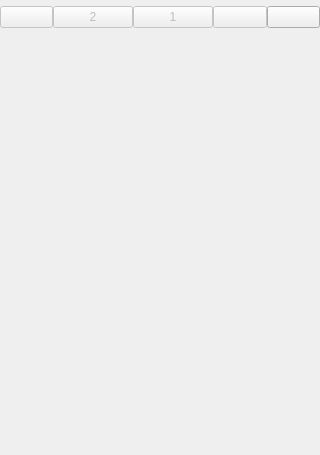
<?xml version="1.0" encoding="UTF-8"?>
<ui version="4.0">
 <class>MovesWidget</class>
 <widget class="QWidget" name="MovesWidget">
  <property name="geometry">
   <rect>
    <x>0</x>
    <y>0</y>
    <width>320</width>
    <height>455</height>
   </rect>
  </property>
  <property name="windowTitle">
   <string>Moves</string>
  </property>
  <layout class="QVBoxLayout" name="verticalLayout">
   <property name="leftMargin">
    <number>0</number>
   </property>
   <property name="topMargin">
    <number>6</number>
   </property>
   <property name="rightMargin">
    <number>0</number>
   </property>
   <property name="bottomMargin">
    <number>6</number>
   </property>
   <item>
    <layout class="QGridLayout" name="gridLayout_2">
     <property name="spacing">
      <number>0</number>
     </property>
     <item row="0" column="2">
      <widget class="QPushButton" name="btn_GoBack1">
       <property name="enabled">
        <bool>false</bool>
       </property>
       <property name="toolTip">
        <string>Previous move</string>
       </property>
       <property name="text">
        <string>1</string>
       </property>
       <property name="icon">
        <iconset theme=":/icons/toolbutton/previous_16x16"/>
       </property>
      </widget>
     </item>
     <item row="0" column="1">
      <widget class="QPushButton" name="btn_GoBack2">
       <property name="enabled">
        <bool>false</bool>
       </property>
       <property name="toolTip">
        <string>Back 1 full move (2 plies)</string>
       </property>
       <property name="text">
        <string>2</string>
       </property>
       <property name="icon">
        <iconset theme=":/icons/toolbutton/previous_16x16"/>
       </property>
      </widget>
     </item>
     <item row="0" column="0">
      <widget class="QPushButton" name="btn_GoStart">
       <property name="enabled">
        <bool>false</bool>
       </property>
       <property name="toolTip">
        <string>Skip to the beginning</string>
       </property>
       <property name="text">
        <string/>
       </property>
       <property name="icon">
        <iconset theme=":/icons/toolbutton/first_16x16"/>
       </property>
      </widget>
     </item>
     <item row="0" column="3">
      <widget class="QPushButton" name="btn_GoNext">
       <property name="enabled">
        <bool>false</bool>
       </property>
       <property name="toolTip">
        <string>Next move</string>
       </property>
       <property name="text">
        <string/>
       </property>
       <property name="icon">
        <iconset theme=":/icons/toolbutton/next_16x16"/>
       </property>
      </widget>
     </item>
     <item row="0" column="4">
      <widget class="QPushButton" name="btn_GoCurrent">
       <property name="enabled">
        <bool>true</bool>
       </property>
       <property name="toolTip">
        <string>Current position</string>
       </property>
       <property name="text">
        <string/>
       </property>
       <property name="icon">
        <iconset theme=":/icons/toolbutton/last_16x16"/>
       </property>
      </widget>
     </item>
    </layout>
   </item>
   <item>
    <widget class="QWidget" name="widget_Moves" native="true">
     <property name="sizePolicy">
      <sizepolicy hsizetype="Expanding" vsizetype="Expanding">
       <horstretch>0</horstretch>
       <verstretch>0</verstretch>
      </sizepolicy>
     </property>
    </widget>
   </item>
  </layout>
 </widget>
 <resources/>
 <connections/>
</ui>
